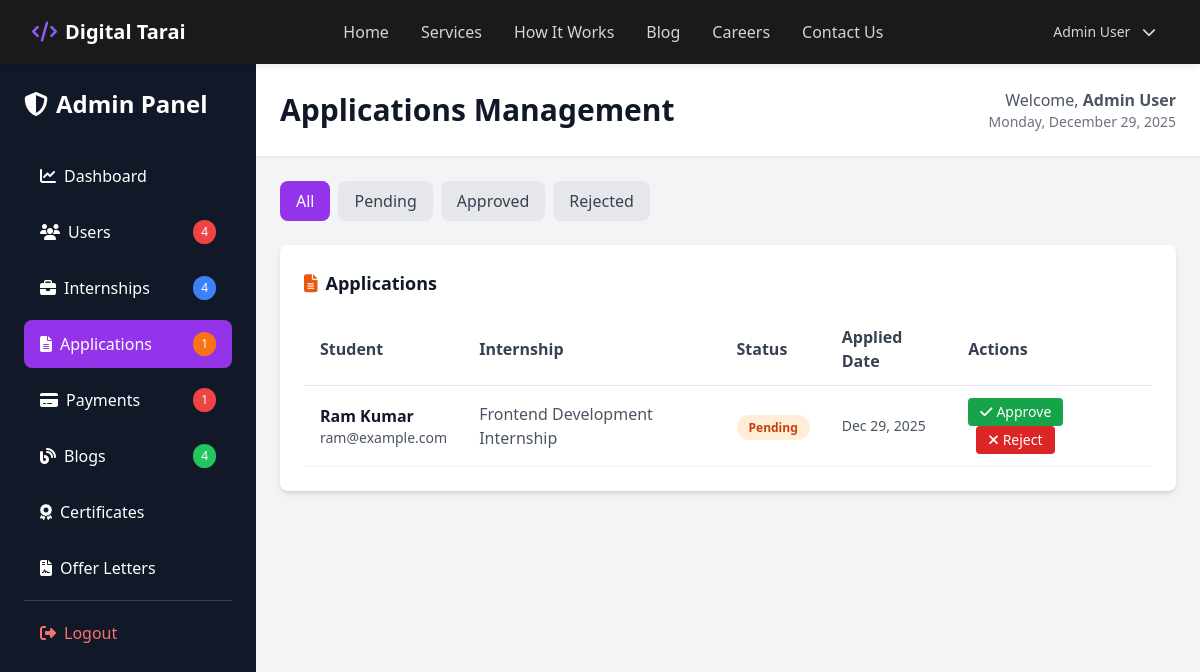
Screenshot of /admin/index.php?section=applications (signed in) with the database file from the repository.
### tables this page shows
CREATE TABLE IF NOT EXISTS applications (
    id INT PRIMARY KEY AUTO_INCREMENT,
    user_id INT NOT NULL,
    internship_id INT NOT NULL,
    status ENUM('pending', 'approved', 'rejected') DEFAULT 'pending',
    application_date TIMESTAMP DEFAULT CURRENT_TIMESTAMP,
    created_at TIMESTAMP DEFAULT CURRENT_TIMESTAMP,
    updated_at TIMESTAMP DEFAULT CURRENT_TIMESTAMP ON UPDATE CURRENT_TIMESTAMP,
    FOREIGN KEY (user_id) REFERENCES users(id) ON DELETE CASCADE,
    FOREIGN KEY (internship_id) REFERENCES internships(id) ON DELETE CASCADE
);

CREATE TABLE IF NOT EXISTS users (
    id INT PRIMARY KEY AUTO_INCREMENT,
    name VARCHAR(100) NOT NULL,
    email VARCHAR(100) UNIQUE NOT NULL,
    password VARCHAR(255) NOT NULL,
    phone VARCHAR(20),
    user_type ENUM('student', 'admin') DEFAULT 'student',
    status ENUM('active', 'inactive') DEFAULT 'active',
    created_at TIMESTAMP DEFAULT CURRENT_TIMESTAMP,
    updated_at TIMESTAMP DEFAULT CURRENT_TIMESTAMP ON UPDATE CURRENT_TIMESTAMP
);

CREATE TABLE IF NOT EXISTS internships (
    id INT PRIMARY KEY AUTO_INCREMENT,
    title VARCHAR(100) NOT NULL,
    slug VARCHAR(100) UNIQUE NOT NULL,
    description TEXT NOT NULL,
    skills TEXT NOT NULL,
    duration VARCHAR(50) NOT NULL,
    fees DECIMAL(10, 2) NOT NULL,
    benefits TEXT,
    created_at TIMESTAMP DEFAULT CURRENT_TIMESTAMP,
    updated_at TIMESTAMP DEFAULT CURRENT_TIMESTAMP ON UPDATE CURRENT_TIMESTAMP
);

### admin/sections/applications.php (the view, shortened to what this page needs)
<?php
$status_filter = isset($_GET['status']) ? $_GET['status'] : 'all';
$where = "";
$applications = $conn->query("
    SELECT a.id, u.name, u.email, i.title, a.status, a.application_date
    FROM applications a
    JOIN users u ON a.user_id = u.id
    JOIN internships i ON a.internship_id = i.id
    $where
    ORDER BY a.application_date DESC
");
?>
<div class="mb-6 flex gap-2">
    <a href="?section=applications&status=all" class="px-4 py-2 rounded-lg transition <?php echo $status_filter === 'all' ? 'bg-purple-600 text-white' : 'bg-gray-200 text-gray-700 hover:bg-gray-300'; ?>">
        All
    </a>
    <a href="?section=applications&status=pending" class="px-4 py-2 rounded-lg transition <?php echo $status_filter === 'pending' ? 'bg-orange-600 text-white' : 'bg-gray-200 text-gray-700 hover:bg-gray-300'; ?>">
        Pending
    </a>
    <a href="?section=applications&status=approved" class="px-4 py-2 rounded-lg transition <?php echo $status_filter === 'approved' ? 'bg-green-600 text-white' : 'bg-gray-200 text-gray-700 hover:bg-gray-300'; ?>">
        Approved
    </a>
    <a href="?section=applications&status=rejected" class="px-4 py-2 rounded-lg transition <?php echo $status_filter === 'rejected' ? 'bg-red-600 text-white' : 'bg-gray-200 text-gray-700 hover:bg-gray-300'; ?>">
        Rejected
    </a>
</div>
<div class="bg-white rounded-lg shadow-md p-6">
    <h3 class="text-lg font-bold text-gray-900 mb-4">
        <i class="fas fa-file-alt mr-2 text-orange-600"></i>Applications
    </h3>
    <div class="overflow-x-auto">
        <table class="w-full text-left">
            <thead>
                <tr class="border-b border-gray-200">
                    <th class="px-4 py-3 font-semibold text-gray-700">Student</th>
                    <th class="px-4 py-3 font-semibold text-gray-700">Internship</th>
                    <th class="px-4 py-3 font-semibold text-gray-700">Status</th>
                    <th class="px-4 py-3 font-semibold text-gray-700">Applied Date</th>
                    <th class="px-4 py-3 font-semibold text-gray-700">Actions</th>
                </tr>
            </thead>
            <tbody>
                <?php
                if($applications->num_rows > 0) {
                    while($app = $applications->fetch_assoc()) {
                        $statusColor = $app['status'] === 'approved' ? 'green' : ($app['status'] === 'pending' ? 'orange' : 'red');
                        echo "
                        <tr class='border-b border-gray-100 hover:bg-gray-50'>
                            <td class='px-4 py-3'>
                                <div class='font-semibold text-gray-900'>" . htmlspecialchars($app['name']) . "</div>
                                <div class='text-sm text-gray-600'>" . htmlspecialchars($app['email']) . "</div>
                            </td>
                            <td class='px-4 py-3 text-gray-600'>" . htmlspecialchars($app['title']) . "</td>
                            <td class='px-4 py-3'>
                                <span class='px-3 py-1 bg-{$statusColor}-100 text-{$statusColor}-700 rounded-full text-xs font-semibold'>
                                    " . ucfirst($app['status']) . "
                                </span>
                            </td>
                            <td class='px-4 py-3 text-sm text-gray-600'>" . date('M d, Y', strtotime($app['application_date'])) . "</td>
                            <td class='px-4 py-3 space-x-2'>
                                " . ($app['status'] === 'pending' ? "
                                <a href='?section=applications&approve=" . $app['id'] . "' class='inline-flex items-center px-3 py-1 bg-green-600 text-white rounded hover:bg-green-700 transition text-sm'>
                                    <i class='fas fa-check mr-1'></i>Approve
                                </a>
                                <a href='?section=applications&reject=" . $app['id'] . "' class='inline-flex items-center px-3 py-1 bg-red-600 text-white rounded hover:bg-red-700 transition text-sm'>
                                    <i class='fas fa-times mr-1'></i>Reject
                                </a>
                                " : "<span class='text-gray-500 text-sm'>Reviewed</span>") . "
                            </td>
                        </tr>
                        ";
                    }
                } else {
                    echo "<tr><td colspan='5' class='px-4 py-3 text-center text-gray-600'>No applications found</td></tr>";
                }
                ?>
            </tbody>
        </table>
    </div>
</div>

### app/views/header.php (style rules this page uses)
html { scroll-behavior: smooth; }
body { background-color: #ffffff; }

### rows the page displays
applications: user.name "Ram Kumar", user.email "ram@example.com", internship.title "Frontend Development Internship", status "Pending", application_date "Dec 29, 2025"

### other values shown
$_SESSION['user_name'] "Admin User"
$totalUsers "4"
$totalInternships "4"
$totalApplications "1"
$pendingPayments "1"
$totalBlogs "4"
